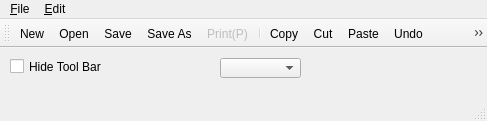
<?xml version="1.0" encoding="UTF-8"?>
<ui version="4.0">
 <class>MainWindow</class>
 <widget class="QMainWindow" name="MainWindow">
  <property name="geometry">
   <rect>
    <x>0</x>
    <y>0</y>
    <width>487</width>
    <height>121</height>
   </rect>
  </property>
  <property name="minimumSize">
   <size>
    <width>0</width>
    <height>0</height>
   </size>
  </property>
  <property name="windowTitle">
   <string>Note Pad</string>
  </property>
  <widget class="QWidget" name="centralwidget">
   <widget class="QComboBox" name="comboBox">
    <property name="geometry">
     <rect>
      <x>220</x>
      <y>10</y>
      <width>81</width>
      <height>20</height>
     </rect>
    </property>
   </widget>
   <widget class="QCheckBox" name="chkHide">
    <property name="geometry">
     <rect>
      <x>10</x>
      <y>10</y>
      <width>111</width>
      <height>17</height>
     </rect>
    </property>
    <property name="text">
     <string>Hide Tool Bar</string>
    </property>
   </widget>
  </widget>
  <widget class="QMenuBar" name="menubar">
   <property name="geometry">
    <rect>
     <x>0</x>
     <y>0</y>
     <width>487</width>
     <height>21</height>
    </rect>
   </property>
   <property name="defaultUp">
    <bool>false</bool>
   </property>
   <property name="nativeMenuBar">
    <bool>true</bool>
   </property>
   <widget class="QMenu" name="menu_File">
    <property name="toolTip">
     <string>testest</string>
    </property>
    <property name="tearOffEnabled">
     <bool>false</bool>
    </property>
    <property name="title">
     <string>&amp;File</string>
    </property>
    <property name="separatorsCollapsible">
     <bool>false</bool>
    </property>
    <property name="toolTipsVisible">
     <bool>false</bool>
    </property>
    <addaction name="action_New"/>
    <addaction name="action_Open"/>
    <addaction name="action_Save"/>
    <addaction name="actionSave_As"/>
    <addaction name="separator"/>
    <addaction name="action_Print"/>
    <addaction name="separator"/>
    <addaction name="action_Close"/>
   </widget>
   <widget class="QMenu" name="menu_Edit">
    <property name="title">
     <string>&amp;Edit</string>
    </property>
    <addaction name="action_Copy"/>
    <addaction name="actionCu_t"/>
    <addaction name="action_Paste"/>
    <addaction name="separator"/>
    <addaction name="action_Undo"/>
    <addaction name="action_Redo"/>
    <addaction name="separator"/>
    <addaction name="action_Font"/>
    <addaction name="action_Bold"/>
    <addaction name="action_Italic"/>
    <addaction name="action_Uderline"/>
    <addaction name="separator"/>
    <addaction name="actionAbout"/>
    <addaction name="separator"/>
   </widget>
   <addaction name="menu_File"/>
   <addaction name="menu_Edit"/>
  </widget>
  <widget class="QStatusBar" name="statusBar"/>
  <widget class="QToolBar" name="toolBar">
   <property name="windowTitle">
    <string>toolBar</string>
   </property>
   <property name="toolButtonStyle">
    <enum>Qt::ToolButtonIconOnly</enum>
   </property>
   <property name="floatable">
    <bool>true</bool>
   </property>
   <attribute name="toolBarArea">
    <enum>TopToolBarArea</enum>
   </attribute>
   <attribute name="toolBarBreak">
    <bool>false</bool>
   </attribute>
   <addaction name="action_New"/>
   <addaction name="action_Open"/>
   <addaction name="action_Save"/>
   <addaction name="actionSave_As"/>
   <addaction name="action_Print"/>
   <addaction name="separator"/>
   <addaction name="action_Copy"/>
   <addaction name="actionCu_t"/>
   <addaction name="action_Paste"/>
   <addaction name="action_Undo"/>
   <addaction name="action_Redo"/>
   <addaction name="action_Font"/>
   <addaction name="separator"/>
   <addaction name="action_Close"/>
  </widget>
  <action name="action_New">
   <property name="checked">
    <bool>false</bool>
   </property>
   <property name="icon">
    <iconset resource="icon.qrc">
     <normaloff>:/File/images/new.png</normaloff>:/File/images/new.png</iconset>
   </property>
   <property name="text">
    <string>&amp;New</string>
   </property>
   <property name="iconText">
    <string>New</string>
   </property>
   <property name="statusTip">
    <string>New</string>
   </property>
   <property name="shortcut">
    <string>Ctrl+N</string>
   </property>
   <property name="menuRole">
    <enum>QAction::TextHeuristicRole</enum>
   </property>
   <property name="iconVisibleInMenu">
    <bool>true</bool>
   </property>
   <property name="priority">
    <enum>QAction::LowPriority</enum>
   </property>
  </action>
  <action name="action_Open">
   <property name="icon">
    <iconset resource="icon.qrc">
     <normaloff>:/File/images/open.png</normaloff>:/File/images/open.png</iconset>
   </property>
   <property name="text">
    <string>&amp;Open</string>
   </property>
   <property name="statusTip">
    <string>Open</string>
   </property>
   <property name="shortcut">
    <string>Ctrl+O</string>
   </property>
  </action>
  <action name="action_Save">
   <property name="icon">
    <iconset resource="icon.qrc">
     <normaloff>:/File/images/save.png</normaloff>:/File/images/save.png</iconset>
   </property>
   <property name="text">
    <string>&amp;Save</string>
   </property>
   <property name="statusTip">
    <string>Save</string>
   </property>
   <property name="shortcut">
    <string>Ctrl+S</string>
   </property>
  </action>
  <action name="actionSave_As">
   <property name="icon">
    <iconset resource="icon.qrc">
     <normaloff>:/File/images/save_as.png</normaloff>:/File/images/save_as.png</iconset>
   </property>
   <property name="text">
    <string>Save &amp;As...</string>
   </property>
   <property name="statusTip">
    <string>Save As</string>
   </property>
  </action>
  <action name="action_Close">
   <property name="icon">
    <iconset resource="icon.qrc">
     <normaloff>:/File/images/exit.png</normaloff>:/File/images/exit.png</iconset>
   </property>
   <property name="text">
    <string>&amp;Close</string>
   </property>
   <property name="statusTip">
    <string>Exit</string>
   </property>
   <property name="shortcut">
    <string>Ctrl+F4</string>
   </property>
  </action>
  <action name="actionCu_t">
   <property name="icon">
    <iconset resource="icon.qrc">
     <normaloff>:/Edit/images/cut.png</normaloff>:/Edit/images/cut.png</iconset>
   </property>
   <property name="text">
    <string>Cu&amp;t</string>
   </property>
   <property name="statusTip">
    <string>Cut</string>
   </property>
   <property name="shortcut">
    <string>Ctrl+X</string>
   </property>
  </action>
  <action name="action_Copy">
   <property name="icon">
    <iconset resource="icon.qrc">
     <normaloff>:/Edit/images/copy.png</normaloff>:/Edit/images/copy.png</iconset>
   </property>
   <property name="text">
    <string>&amp;Copy</string>
   </property>
   <property name="statusTip">
    <string>Copy</string>
   </property>
   <property name="shortcut">
    <string>Ctrl+C</string>
   </property>
  </action>
  <action name="action_Paste">
   <property name="icon">
    <iconset resource="icon.qrc">
     <normaloff>:/Edit/images/paste.png</normaloff>:/Edit/images/paste.png</iconset>
   </property>
   <property name="text">
    <string>&amp;Paste</string>
   </property>
   <property name="statusTip">
    <string>Paste</string>
   </property>
   <property name="shortcut">
    <string>Ctrl+V</string>
   </property>
  </action>
  <action name="action_Print">
   <property name="enabled">
    <bool>false</bool>
   </property>
   <property name="icon">
    <iconset resource="icon.qrc">
     <normaloff>:/File/images/print.png</normaloff>:/File/images/print.png</iconset>
   </property>
   <property name="text">
    <string>&amp;Print(P)</string>
   </property>
   <property name="statusTip">
    <string>Print</string>
   </property>
   <property name="shortcut">
    <string>Ctrl+P</string>
   </property>
  </action>
  <action name="action_Undo">
   <property name="icon">
    <iconset resource="icon.qrc">
     <normaloff>:/Edit/images/edit_undo.png</normaloff>:/Edit/images/edit_undo.png</iconset>
   </property>
   <property name="text">
    <string>Undo</string>
   </property>
   <property name="statusTip">
    <string>Undo</string>
   </property>
   <property name="shortcut">
    <string>Ctrl+Z</string>
   </property>
  </action>
  <action name="action_Redo">
   <property name="icon">
    <iconset resource="icon.qrc">
     <normaloff>:/Edit/images/edit_redo.png</normaloff>:/Edit/images/edit_redo.png</iconset>
   </property>
   <property name="text">
    <string>Redo</string>
   </property>
   <property name="statusTip">
    <string>Redo</string>
   </property>
   <property name="shortcut">
    <string>Ctrl+Y</string>
   </property>
  </action>
  <action name="action_Font">
   <property name="icon">
    <iconset resource="icon.qrc">
     <normaloff>:/Edit/images/font.png</normaloff>:/Edit/images/font.png</iconset>
   </property>
   <property name="text">
    <string>&amp;Font</string>
   </property>
   <property name="statusTip">
    <string>Font</string>
   </property>
   <property name="shortcut">
    <string>Ctrl+F</string>
   </property>
  </action>
  <action name="action_Bold">
   <property name="checkable">
    <bool>true</bool>
   </property>
   <property name="icon">
    <iconset>
     <normaloff>images/bold.png</normaloff>images/bold.png</iconset>
   </property>
   <property name="text">
    <string>&amp;Bold</string>
   </property>
   <property name="statusTip">
    <string>Bold</string>
   </property>
  </action>
  <action name="action_Italic">
   <property name="checkable">
    <bool>true</bool>
   </property>
   <property name="icon">
    <iconset resource="icon.qrc">
     <normaloff>:/Edit/images/italic.png</normaloff>:/Edit/images/italic.png</iconset>
   </property>
   <property name="text">
    <string>&amp;Italic</string>
   </property>
   <property name="statusTip">
    <string>Italic</string>
   </property>
  </action>
  <action name="action_Uderline">
   <property name="checkable">
    <bool>true</bool>
   </property>
   <property name="icon">
    <iconset resource="icon.qrc">
     <normaloff>:/Edit/images/underline.png</normaloff>:/Edit/images/underline.png</iconset>
   </property>
   <property name="text">
    <string>&amp;Uderline</string>
   </property>
   <property name="statusTip">
    <string>Uderline</string>
   </property>
  </action>
  <action name="actionAbout">
   <property name="icon">
    <iconset resource="icon.qrc">
     <normaloff>:/Edit/images/info.png</normaloff>:/Edit/images/info.png</iconset>
   </property>
   <property name="text">
    <string>About</string>
   </property>
   <property name="statusTip">
    <string>About</string>
   </property>
  </action>
 </widget>
 <resources>
  <include location="icon.qrc"/>
 </resources>
 <connections/>
</ui>
